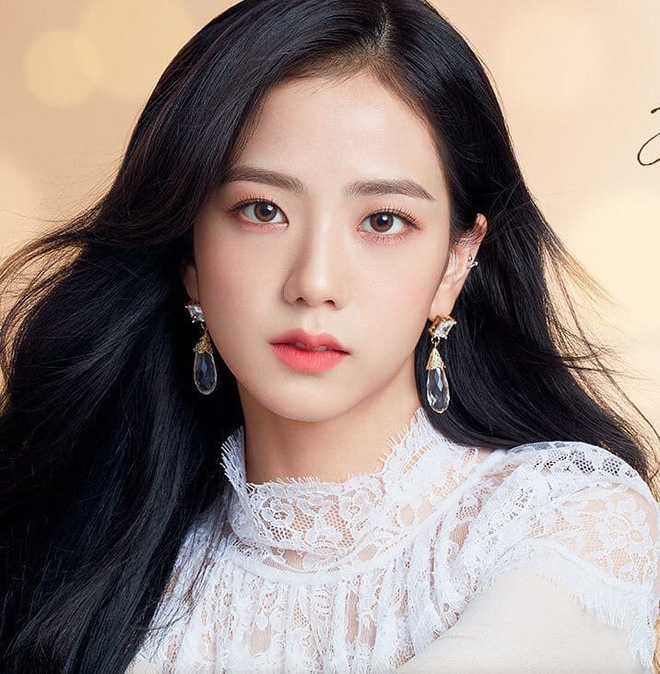
#> input picture HistEqualize/jisoo.jpg, 660 x 674 px
$ python hist_equalize.py
#> lines starting #> are read from the running program, lines starting #| are printed output that depends on the picture
import cv2
import numpy as np
import matplotlib.pyplot as plt
import matplotlib

# Read image
image = cv2.imread('jisoo.jpg', cv2.IMREAD_GRAYSCALE)
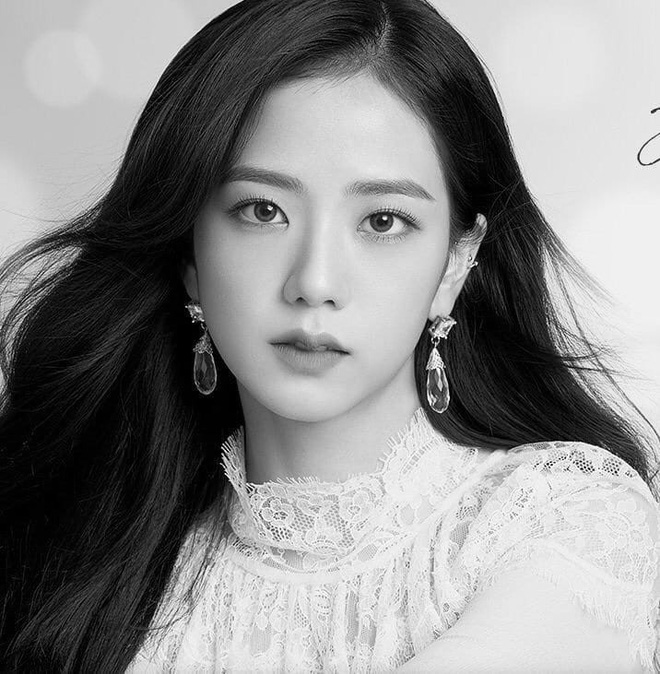
#> image: shape (674, 660); min 0, max 255, mean 138.5

# Original hist
flatten_image = image.reshape(1,-1)
image_hist = np.histogram(flatten_image, 256, [0,256])
plt.bar(np.arange(0,256,1), image_hist[0])
plt.title('Original hist')
plt.show()
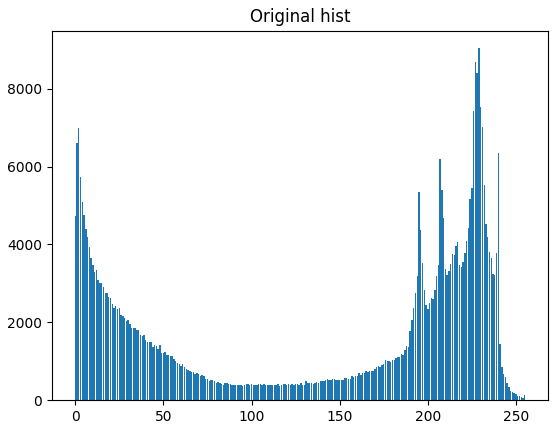
#> figure drawn by matplotlib, 1 panel; tallest bar 9041 high, from x = 228.6 to 229.4

# Equalize hist
num_pixels = flatten_image.shape[1]
#> num_pixels = 444840
cdf = np.cumsum(image_hist[0])
#> cdf = 256 values from 4732 to 444840
h = np.round((cdf - np.min(cdf))*255/(num_pixels)).astype(np.uint8)
#> h = 256 values from 0 to 252
new_image = image.copy()
for i in range(len(h)):
    new_image[image == i] = h[i]
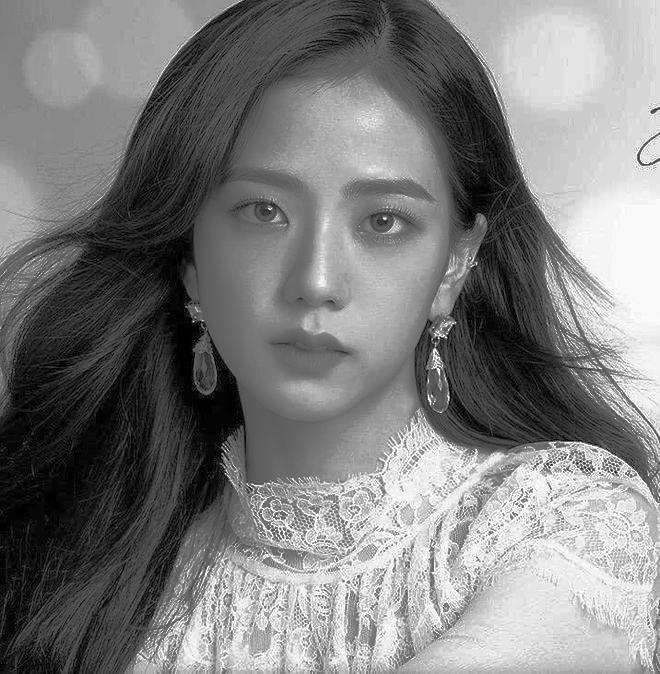
#> new_image: shape (674, 660); min 0, max 252, mean 125.8

# Equalized hist
flatten_new_image = new_image.reshape(1,-1)
new_image_hist = np.histogram(flatten_new_image, 256, [0,256])
plt.bar(np.arange(0,256,1), new_image_hist[0])
plt.title('Equalized hist')
plt.show()
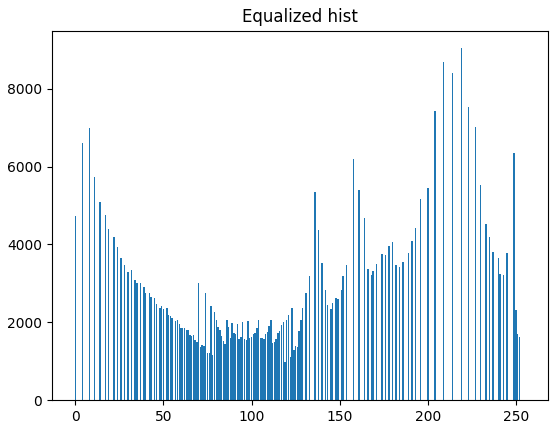
#> figure drawn by matplotlib, 1 panel; tallest bar 9041 high, from x = 218.6 to 219.4

cv2.imshow('Original image', image)
cv2.waitKey(0)
cv2.imshow('Hist-Equalized image', new_image)
cv2.waitKey(0)
